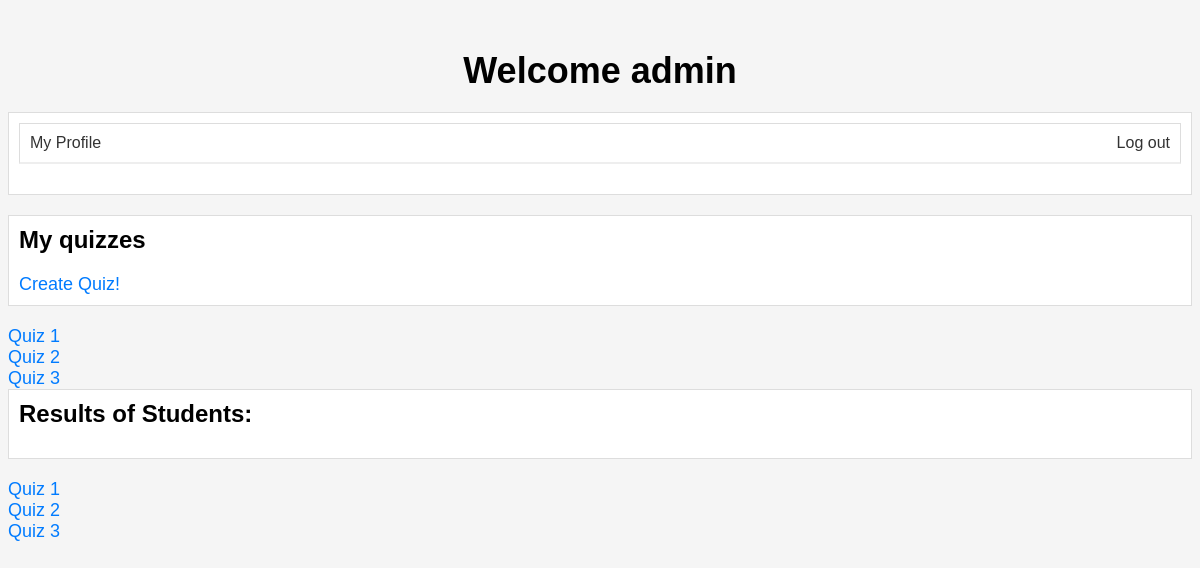
The app's page / (signed in), older data.
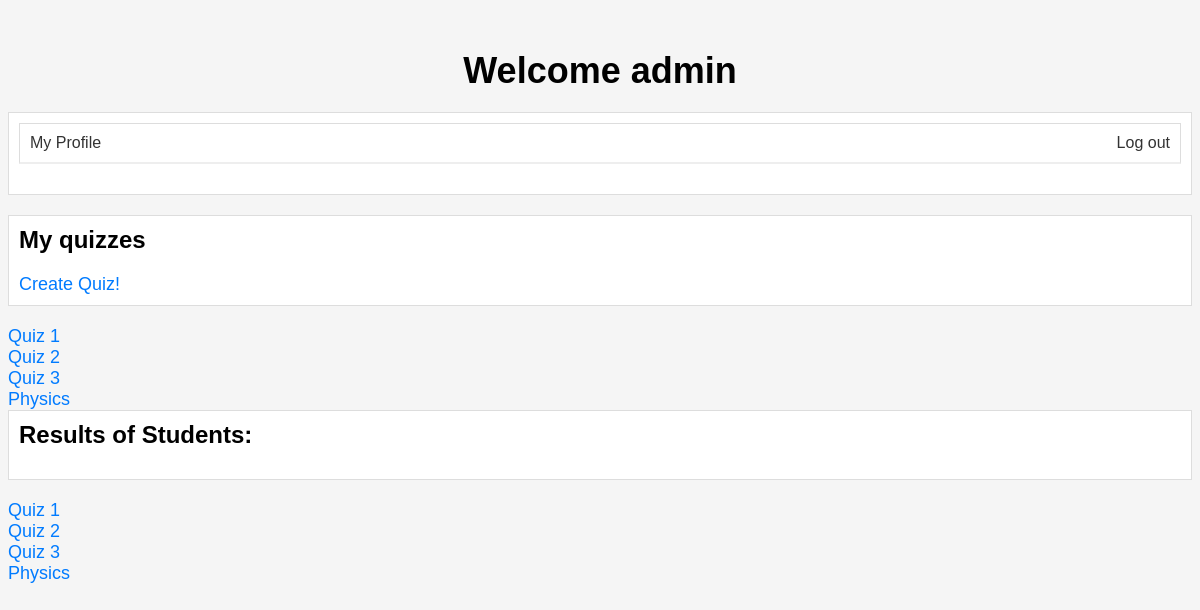
The same page, newer data.
### quizapp/models.py (models this page shows)
class Quiz(models.Model):
    quiz_id = models.AutoField(primary_key=True)
    topic = models.CharField(max_length=255)
    creator_id = models.ForeignKey(Creator, on_delete=models.CASCADE)

### quizapp/views.py (the view)
# urls.py: path('', views.index, name='index'),
def index(request):
    isTeacher = False
    for g in request.user.groups.all():
        if g.name == 'creator':
            isTeacher = True
            break
    quizzes = Quiz.objects.all()
    if isTeacher:
        quizzes = quizzes.filter(creator_id=request.user.id)
    context = {
        'isTeacher': isTeacher,
        'quizzes': quizzes,
    }
    return render(request, "base.html", context)

### quizapp/templates/base.html (shortened to what this page needs)
{% load static %}
<!DOCTYPE html>
<html>
<head>
    <link rel="stylesheet" href="{% static 'css/base.css' %}" type="text/css">
</head>
<body>
<h1>Welcome {{user.username}}</h1>
<ul>
    {% if request.user.is_authenticated %}
    <div>
        <div id="navbar">
            <a href="{% url 'my_profile' %}">My Profile</a> </br>
            <a href="{% url 'logout' %}">Log out</a>
        </div>
    </div>
    {% else %}
    <div>
        <a href="{% url 'registration' %}">Sign up</a> </br>
        <a href="{% url 'login' %}">Login</a>
    </div>
    {% endif %}
    {% if request.user.is_authenticated %}
        {% if isTeacher %}
        <div>
            <h2>My quizzes</h2>
            <a href="/createQuiz">Create Quiz!</a>
        </div>
        {% else %}
        <div>
            <h2>Availabe quizzes</h2>
        </div>
        {% endif %}
        {% for quiz in quizzes %}
            <a href="/quiz/{{quiz.quiz_id}}">{{quiz.topic}}</a></br>
        {% endfor %}
        {% if isTeacher %}
        <div>
            <h2>Results of Students:</h2>
        </div>
        {% for x in quizzes %}
            <a href="/teacher_results/{{x.quiz_id}}">{{x.topic}}</a></br>
        {% endfor %}
        {% endif %}
    {% endif %}
</ul>
</body>
</html>

Row changes from the older to the newer data that the page shows:
added Quiz: topic "Physics"
